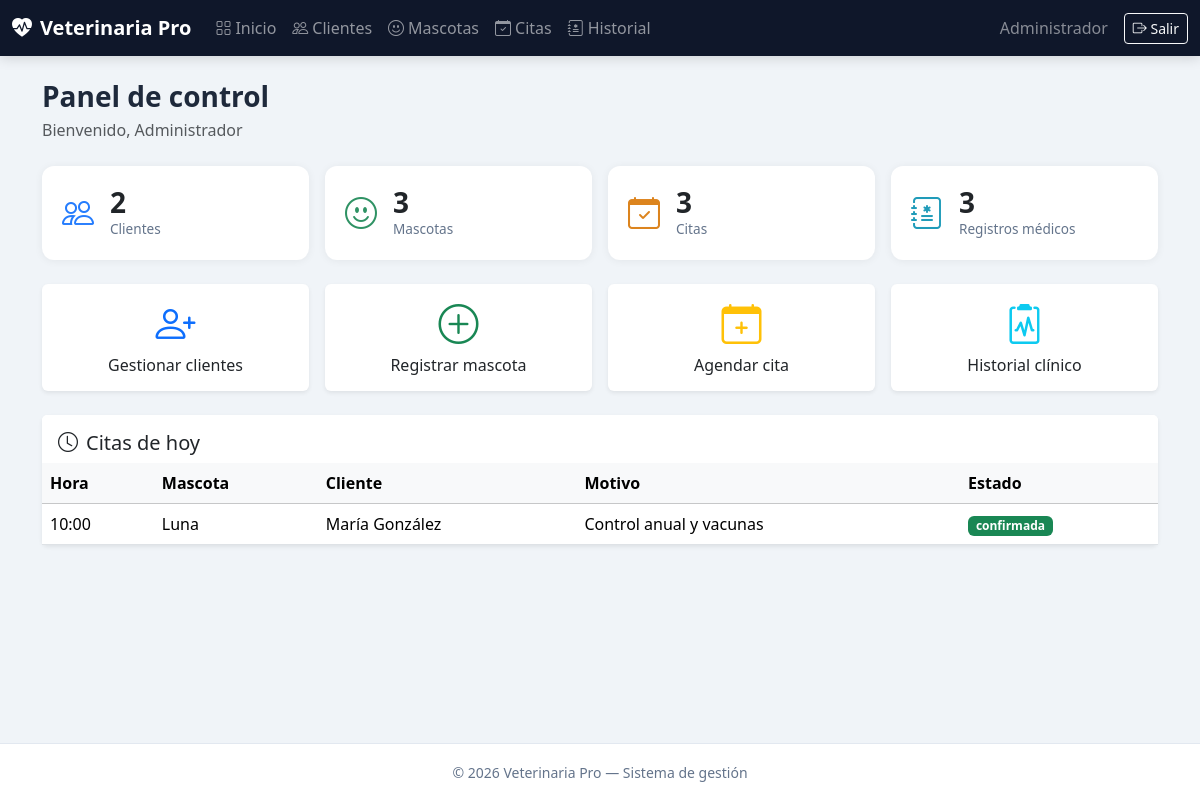
Page /dashboard.php (signed in) on the committed database.
### tables this page shows
CREATE TABLE IF NOT EXISTS citas (
  id INT AUTO_INCREMENT PRIMARY KEY,
  id_mascota INT NOT NULL,
  fecha DATE NOT NULL,
  hora TIME NOT NULL,
  motivo VARCHAR(255),
  estado ENUM('pendiente', 'confirmada', 'completada', 'cancelada') DEFAULT 'pendiente',
  FOREIGN KEY (id_mascota) REFERENCES mascotas(id) ON DELETE CASCADE
);

CREATE TABLE IF NOT EXISTS mascotas (
  id INT AUTO_INCREMENT PRIMARY KEY,
  nombre VARCHAR(80) NOT NULL,
  especie VARCHAR(50) NOT NULL,
  raza VARCHAR(80),
  edad INT DEFAULT 0,
  id_cliente INT NOT NULL,
  FOREIGN KEY (id_cliente) REFERENCES clientes(id) ON DELETE CASCADE
);

CREATE TABLE IF NOT EXISTS clientes (
  id INT AUTO_INCREMENT PRIMARY KEY,
  nombre VARCHAR(120) NOT NULL,
  telefono VARCHAR(20),
  direccion VARCHAR(255),
  correo VARCHAR(150),
  creado_en TIMESTAMP DEFAULT CURRENT_TIMESTAMP
);

### includes/paths.php (called while the page is built, shortened)
<?php
function app_base_path(): string
{
    $dir = str_replace('\\', '/', dirname($_SERVER['SCRIPT_NAME'] ?? ''));
    $leaf = basename($dir);
    return rtrim($dir, '/');
}
function app_url(string $path = ''): string
{
    $base = app_base_path();
    $path = ltrim(str_replace('\\', '/', $path), '/');
    return ($base === '' ? '' : $base) . ($path !== '' ? '/' . $path : '');
}

### dashboard.php (the view, shortened to what this page needs)
<?php
require_once 'backend/conexion.php';
require_once 'includes/paths.php';
require_once 'includes/header.php';
function contar(mysqli $conexion, string $tabla): int {
    $res = $conexion->query("SELECT COUNT(*) AS total FROM $tabla");
    $row = $res->fetch_assoc();
    return (int) ($row['total'] ?? 0);
}
$totalClientes = contar($conexion, 'clientes');
$totalMascotas = contar($conexion, 'mascotas');
$totalCitas = contar($conexion, 'citas');
$totalHistorial = contar($conexion, 'historial');
$citasHoy = $conexion->query(
    "SELECT citas.*, mascotas.nombre AS mascota, clientes.nombre AS cliente
     FROM citas
     INNER JOIN mascotas ON citas.id_mascota = mascotas.id
     INNER JOIN clientes ON mascotas.id_cliente = clientes.id
     WHERE citas.fecha = CURDATE() AND citas.estado IN ('pendiente', 'confirmada')
     ORDER BY citas.hora ASC
     LIMIT 5"
);
$tarjetas = [
    ['total' => $totalClientes, 'label' => 'Clientes', 'icon' => 'bi-people', 'class' => 'stat-primary', 'url' => app_url('views/clientes.php')],
    ['total' => $totalMascotas, 'label' => 'Mascotas', 'icon' => 'bi-emoji-smile', 'class' => 'stat-success', 'url' => app_url('views/mascotas.php')],
    ['total' => $totalCitas, 'label' => 'Citas', 'icon' => 'bi-calendar-check', 'class' => 'stat-warning', 'url' => app_url('views/citas.php')],
    ['total' => $totalHistorial, 'label' => 'Registros médicos', 'icon' => 'bi-journal-medical', 'class' => 'stat-info', 'url' => app_url('views/historial.php')],
];
?>
<div class="page-header mb-4">
    <h1 class="h3 mb-1">Panel de control</h1>
    <p class="text-muted mb-0">Bienvenido, <?= htmlspecialchars($_SESSION['nombre'] ?? 'Usuario') ?></p>
</div>
<div class="row g-3 mb-4">
    <?php foreach ($tarjetas as $t): ?>
    <div class="col-6 col-md-3">
        <a href="<?= htmlspecialchars($t['url']) ?>"
           class="stat-card stat-card-link <?= $t['class'] ?> text-decoration-none text-dark"
           title="Ver <?= htmlspecialchars($t['label']) ?>">
            <i class="bi <?= $t['icon'] ?> stat-icon"></i>
            <div>
                <div class="stat-number"><?= $t['total'] ?></div>
                <div class="stat-label"><?= htmlspecialchars($t['label']) ?></div>
            </div>
        </a>
    </div>
    <?php endforeach; ?>
</div>
<div class="row g-3 mb-4">
    <div class="col-md-3">
        <a href="<?= app_url('views/clientes.php') ?>" class="quick-link card border-0 shadow-sm h-100 text-decoration-none">
            <div class="card-body text-center">
                <i class="bi bi-person-plus display-6 text-primary"></i>
                <h6 class="mt-2 mb-0 text-dark">Gestionar clientes</h6>
            </div>
        </a>
    </div>
    <div class="col-md-3">
        <a href="<?= app_url('views/mascotas.php') ?>" class="quick-link card border-0 shadow-sm h-100 text-decoration-none">
            <div class="card-body text-center">
                <i class="bi bi-plus-circle display-6 text-success"></i>
                <h6 class="mt-2 mb-0 text-dark">Registrar mascota</h6>
            </div>
        </a>
    </div>
    <div class="col-md-3">
        <a href="<?= app_url('views/citas.php') ?>" class="quick-link card border-0 shadow-sm h-100 text-decoration-none">
            <div class="card-body text-center">
                <i class="bi bi-calendar-plus display-6 text-warning"></i>
                <h6 class="mt-2 mb-0 text-dark">Agendar cita</h6>
            </div>
        </a>
    </div>
    <div class="col-md-3">
        <a href="<?= app_url('views/historial.php') ?>" class="quick-link card border-0 shadow-sm h-100 text-decoration-none">
            <div class="card-body text-center">
                <i class="bi bi-clipboard2-pulse display-6 text-info"></i>
                <h6 class="mt-2 mb-0 text-dark">Historial clínico</h6>
            </div>
        </a>
    </div>
</div>
<div class="card border-0 shadow-sm">
    <div class="card-header bg-white border-0 pt-3">
        <h5 class="mb-0"><i class="bi bi-clock me-2"></i>Citas de hoy</h5>
    </div>
    <div class="card-body p-0">
        <?php if ($citasHoy === false || $citasHoy->num_rows === 0): ?>
            <p class="text-muted p-4 mb-0">No hay citas programadas para hoy.</p>
        <?php else: ?>
            <div class="table-responsive">
                <table class="table table-hover mb-0">
                    <thead class="table-light">
                        <tr>
                            <th>Hora</th>
                            <th>Mascota</th>
                            <th>Cliente</th>
                            <th>Motivo</th>
                            <th>Estado</th>
                        </tr>
                    </thead>
                    <tbody>
                        <?php while ($c = $citasHoy->fetch_assoc()): ?>
                        <tr>
                            <td><?= htmlspecialchars(substr($c['hora'], 0, 5)) ?></td>
                            <td><?= htmlspecialchars($c['mascota']) ?></td>
                            <td><?= htmlspecialchars($c['cliente']) ?></td>
                            <td><?= htmlspecialchars($c['motivo'] ?? '—') ?></td>
                            <td><span class="badge bg-<?= $c['estado'] === 'confirmada' ? 'success' : 'secondary' ?>"><?= htmlspecialchars($c['estado']) ?></span></td>
                        </tr>
                        <?php endwhile; ?>
                    </tbody>
                </table>
            </div>
        <?php endif; ?>
    </div>
</div>
<?php require_once 'includes/footer.php'; ?>

### css/estilos.css (style rules this page uses)
:root { --primary: #0d6efd; --primary-dark: #0a58ca; --success: #198754; --warning: #ffc107; --info: #0dcaf0; --bg: #f0f4f8; --card: #ffffff; --text: #1e293b; --muted: #64748b; --navbar: #0f172a; }
* { box-sizing: border-box; }
body { font-family: 'Segoe UI', system-ui, -apple-system, sans-serif; color: var(--text); margin: 0; }
.app-body { background: var(--bg); min-height: 100vh; display: flex; flex-direction: column; }
.page-header h1 { font-weight: 700; }
.stat-card { display: flex; align-items: center; gap: 1rem; padding: 1.25rem; border-radius: 12px; background: var(--card); box-shadow: 0 1px 8px rgba(0, 0, 0, 0.06); height: 100%; }
.stat-icon { font-size: 2rem; opacity: 0.9; }
.stat-number { font-size: 1.75rem; font-weight: 700; line-height: 1.2; }
.stat-label { font-size: 0.85rem; color: var(--muted); }
.stat-primary .stat-icon { color: var(--primary); }
.stat-success .stat-icon { color: var(--success); }
.stat-warning .stat-icon { color: #d97706; }
.stat-info .stat-icon { color: #0891b2; }
.stat-card-link { transition: transform 0.2s ease, box-shadow 0.2s ease; cursor: pointer; }

### rows in the picture
citas: hora "10:00", id_mascota.nombre "Luna", clientes.nombre "María González", motivo "Control anual y vacunas", estado "confirmada"

### other values in the picture
$_SESSION['nombre'] "Administrador"
$t['total'] "2"
$t['label'] "Clientes"
$t['total'] "3"
$t['label'] "Mascotas"
$t['label'] "Citas"
$t['label'] "Registros médicos"
